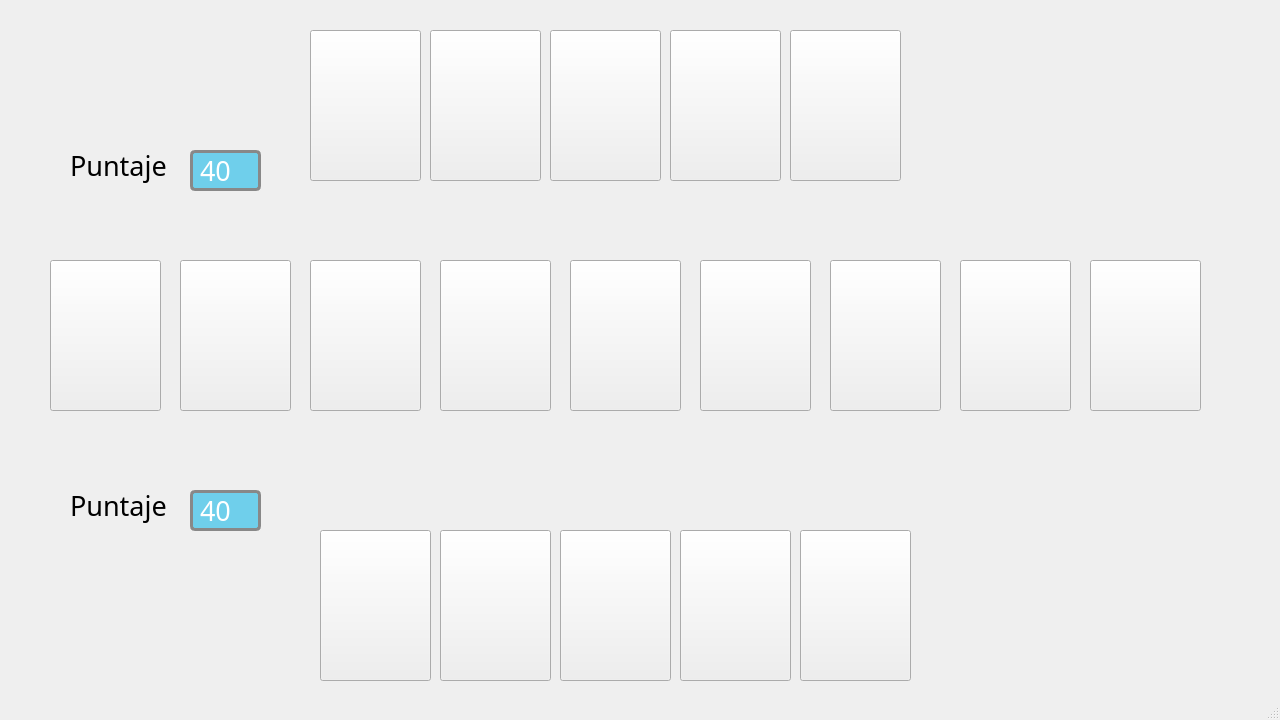
<?xml version="1.0" encoding="UTF-8"?>
<ui version="4.0">
 <class>MainWindow</class>
 <widget class="QMainWindow" name="MainWindow">
  <property name="geometry">
   <rect>
    <x>0</x>
    <y>0</y>
    <width>1280</width>
    <height>720</height>
   </rect>
  </property>
  <property name="windowTitle">
   <string>MainWindow</string>
  </property>
  <property name="styleSheet">
   <string notr="true">#centralwidget{
background-image: url(://Fondo.png);
}

#PuntuacionJ{
color: white;
background-color: #6FCFEB;
qproperty-alignment: AlignCenter;
border: 3px solid #888;
border-radius: 5px;
}

#PuntuacionO{
color: white;
background-color: #6FCFEB;
qproperty-alignment: AlignCenter;
border: 3px solid #888;
border-radius: 5px;
}

#CartaO1{
background-image: url(://trasera.jpg);
}

#CartaO2{
background-image: url(://trasera.jpg);
}

#CartaO3{
background-image: url(://trasera.jpg);
}

#CartaO4{
background-image: url(://trasera.jpg);
}

#CartaO5{
background-image: url(://trasera.jpg);
}</string>
  </property>
  <widget class="QWidget" name="centralwidget">
   <widget class="QPushButton" name="CartaJ1">
    <property name="geometry">
     <rect>
      <x>320</x>
      <y>530</y>
      <width>111</width>
      <height>151</height>
     </rect>
    </property>
    <property name="text">
     <string/>
    </property>
   </widget>
   <widget class="QPushButton" name="CartaJ2">
    <property name="geometry">
     <rect>
      <x>440</x>
      <y>530</y>
      <width>111</width>
      <height>151</height>
     </rect>
    </property>
    <property name="text">
     <string/>
    </property>
   </widget>
   <widget class="QPushButton" name="CartaJ3">
    <property name="geometry">
     <rect>
      <x>560</x>
      <y>530</y>
      <width>111</width>
      <height>151</height>
     </rect>
    </property>
    <property name="text">
     <string/>
    </property>
   </widget>
   <widget class="QPushButton" name="CartaJ4">
    <property name="geometry">
     <rect>
      <x>680</x>
      <y>530</y>
      <width>111</width>
      <height>151</height>
     </rect>
    </property>
    <property name="text">
     <string/>
    </property>
   </widget>
   <widget class="QPushButton" name="CartaJ5">
    <property name="geometry">
     <rect>
      <x>800</x>
      <y>530</y>
      <width>111</width>
      <height>151</height>
     </rect>
    </property>
    <property name="text">
     <string/>
    </property>
   </widget>
   <widget class="QPushButton" name="CartaO3">
    <property name="geometry">
     <rect>
      <x>550</x>
      <y>30</y>
      <width>111</width>
      <height>151</height>
     </rect>
    </property>
    <property name="text">
     <string/>
    </property>
   </widget>
   <widget class="QPushButton" name="CartaO1">
    <property name="geometry">
     <rect>
      <x>310</x>
      <y>30</y>
      <width>111</width>
      <height>151</height>
     </rect>
    </property>
    <property name="text">
     <string/>
    </property>
   </widget>
   <widget class="QPushButton" name="CartaO4">
    <property name="geometry">
     <rect>
      <x>670</x>
      <y>30</y>
      <width>111</width>
      <height>151</height>
     </rect>
    </property>
    <property name="text">
     <string/>
    </property>
   </widget>
   <widget class="QPushButton" name="CartaO5">
    <property name="geometry">
     <rect>
      <x>790</x>
      <y>30</y>
      <width>111</width>
      <height>151</height>
     </rect>
    </property>
    <property name="text">
     <string/>
    </property>
   </widget>
   <widget class="QPushButton" name="CartaO2">
    <property name="geometry">
     <rect>
      <x>430</x>
      <y>30</y>
      <width>111</width>
      <height>151</height>
     </rect>
    </property>
    <property name="text">
     <string/>
    </property>
   </widget>
   <widget class="QLabel" name="PuntajeJ">
    <property name="geometry">
     <rect>
      <x>70</x>
      <y>470</y>
      <width>141</width>
      <height>71</height>
     </rect>
    </property>
    <property name="font">
     <font>
      <family>Magneto</family>
      <pointsize>20</pointsize>
     </font>
    </property>
    <property name="text">
     <string>Puntaje</string>
    </property>
   </widget>
   <widget class="QLabel" name="PuntajeO">
    <property name="geometry">
     <rect>
      <x>70</x>
      <y>120</y>
      <width>201</width>
      <height>91</height>
     </rect>
    </property>
    <property name="font">
     <font>
      <family>Magneto</family>
      <pointsize>20</pointsize>
     </font>
    </property>
    <property name="text">
     <string>Puntaje</string>
    </property>
   </widget>
   <widget class="QLabel" name="PuntuacionO">
    <property name="geometry">
     <rect>
      <x>190</x>
      <y>150</y>
      <width>71</width>
      <height>41</height>
     </rect>
    </property>
    <property name="font">
     <font>
      <family>Broadway</family>
      <pointsize>20</pointsize>
      <italic>false</italic>
      <bold>false</bold>
     </font>
    </property>
    <property name="text">
     <string>40</string>
    </property>
   </widget>
   <widget class="QLabel" name="PuntuacionJ">
    <property name="geometry">
     <rect>
      <x>190</x>
      <y>490</y>
      <width>71</width>
      <height>41</height>
     </rect>
    </property>
    <property name="font">
     <font>
      <family>Broadway</family>
      <pointsize>20</pointsize>
     </font>
    </property>
    <property name="text">
     <string>40</string>
    </property>
   </widget>
   <widget class="QPushButton" name="CartaCentro9">
    <property name="geometry">
     <rect>
      <x>50</x>
      <y>260</y>
      <width>111</width>
      <height>151</height>
     </rect>
    </property>
    <property name="text">
     <string/>
    </property>
   </widget>
   <widget class="QPushButton" name="CartaCentro6">
    <property name="geometry">
     <rect>
      <x>180</x>
      <y>260</y>
      <width>111</width>
      <height>151</height>
     </rect>
    </property>
    <property name="text">
     <string/>
    </property>
   </widget>
   <widget class="QPushButton" name="CartaCentro4">
    <property name="geometry">
     <rect>
      <x>310</x>
      <y>260</y>
      <width>111</width>
      <height>151</height>
     </rect>
    </property>
    <property name="text">
     <string/>
    </property>
   </widget>
   <widget class="QPushButton" name="CartaCentro1">
    <property name="geometry">
     <rect>
      <x>440</x>
      <y>260</y>
      <width>111</width>
      <height>151</height>
     </rect>
    </property>
    <property name="text">
     <string/>
    </property>
   </widget>
   <widget class="QPushButton" name="CartaCentro3">
    <property name="geometry">
     <rect>
      <x>570</x>
      <y>260</y>
      <width>111</width>
      <height>151</height>
     </rect>
    </property>
    <property name="text">
     <string/>
    </property>
   </widget>
   <widget class="QPushButton" name="CartaCentro2">
    <property name="geometry">
     <rect>
      <x>700</x>
      <y>260</y>
      <width>111</width>
      <height>151</height>
     </rect>
    </property>
    <property name="text">
     <string/>
    </property>
   </widget>
   <widget class="QPushButton" name="CartaCentro5">
    <property name="geometry">
     <rect>
      <x>830</x>
      <y>260</y>
      <width>111</width>
      <height>151</height>
     </rect>
    </property>
    <property name="text">
     <string/>
    </property>
   </widget>
   <widget class="QPushButton" name="CartaCentro7">
    <property name="geometry">
     <rect>
      <x>960</x>
      <y>260</y>
      <width>111</width>
      <height>151</height>
     </rect>
    </property>
    <property name="text">
     <string/>
    </property>
   </widget>
   <widget class="QPushButton" name="CartaCentro8">
    <property name="geometry">
     <rect>
      <x>1090</x>
      <y>260</y>
      <width>111</width>
      <height>151</height>
     </rect>
    </property>
    <property name="text">
     <string/>
    </property>
   </widget>
  </widget>
  <widget class="QStatusBar" name="statusbar"/>
 </widget>
 <resources/>
 <connections/>
</ui>
